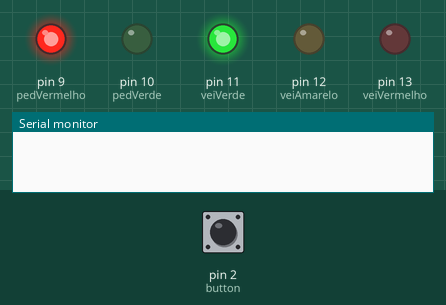
Bench run of a sketch on a simulated Arduino Uno, built with avr-gcc and run on an emulated ATmega328P. Parts: output pins drawn as LEDs (lit = HIGH), the last lines printed to the serial monitor. Inputs (shaded band) come from the test bench; at power-on: pin 2 (button) HIGH.

Above: at 0.1 s.
At 3.6 s:
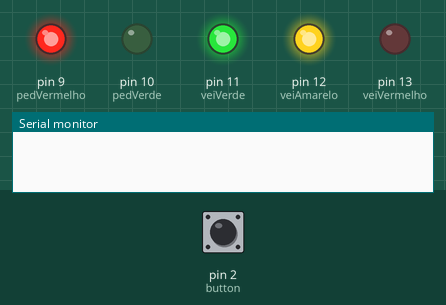
At 8.1 s:
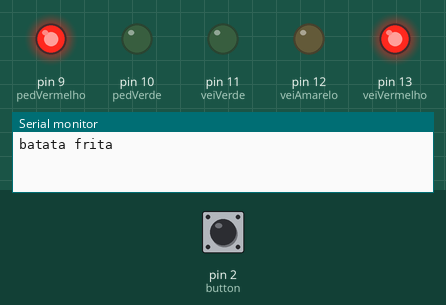
At 14.37 s:
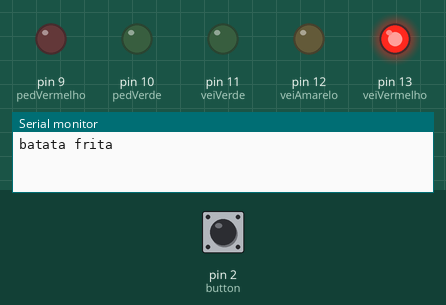
At 20.6 s:
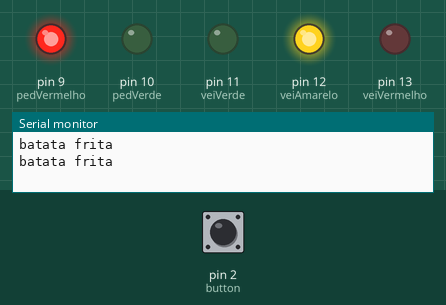
At 38.1 s:
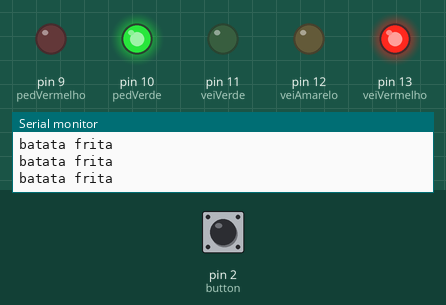
Timing chart, 0 to 39.6 s (numbered marks = the images above):
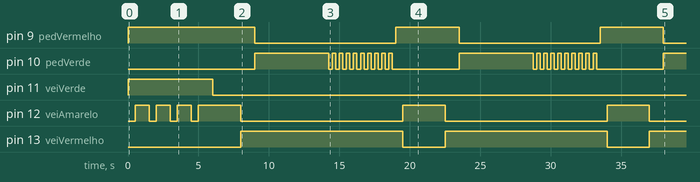

Measured:
- by itself, pin 9 (pedVermelho): alternates HIGH for 4.5 s and LOW for 10.0 s
- by itself, pin 11 (veiVerde): HIGH → LOW at 6.0 s
- by itself, pin 12 (veiAmarelo): repeats every 14.5 s: HIGH 3.0 s, LOW 11.5 s
- by itself, pin 13 (veiVermelho): alternates HIGH for 11.5 s and LOW for 3.0 s
- by itself, pin 10 (pedVerde): goes HIGH 5.3 s, 9 × (LOW 0.25 s, HIGH 0.25 s), LOW 4.8 s, HIGH 5.3 s, 9 × (LOW 0.25 s, HIGH 0.25 s), LOW 4.8 s, then HIGH

The sketch:

sem_forov2.ino
```cpp
/*
    descrição:
        criar um semáforo interativo, onde inclui um botão.
        Tem uma parte para pedestre e outra para veículos.
        autor: Bruna Landim
        Data:24/01/2021
        Alteração: 25/01/2021

*/

//definindo as variáveis

int veiVermelho = 13;
int veiAmarelo = 12;
int veiVerde = 11;

int pedVerde = 10;
int pedVermelho = 9;
int button = 2;
int crossTime = 5000;
unsigned long mudarTempo;

void setup()
{
    pinMode(veiVermelho,OUTPUT);
    pinMode(veiAmarelo,OUTPUT);
    pinMode(veiVerde,OUTPUT);

    pinMode(pedVerde,OUTPUT);
    pinMode(pedVermelho,OUTPUT);
    pinMode(button,INPUT_PULLUP);

    digitalWrite(veiVerde,HIGH);
    digitalWrite(pedVermelho,HIGH);
  	Serial.begin(9600);

}

void mostrarLuzes(){

 int estado = digitalRead(button);
      	Serial.println("batata frita");
      	Serial.println("");

       digitalWrite(veiVerde,LOW);
        digitalWrite(veiAmarelo,HIGH);
        delay(2000);

        digitalWrite(veiAmarelo,LOW);
        digitalWrite(veiVermelho,HIGH);
        delay(1000);

        digitalWrite(pedVermelho,LOW);
        digitalWrite(pedVerde,HIGH);
        delay(crossTime);
        for(int x = 0; x < 10; x++)
        {
            digitalWrite(pedVerde,HIGH);
            delay(250);
            digitalWrite(pedVerde,LOW);
          	delay(250);}


}


void loop()

{


    int estado = digitalRead(button);
    if(estado == HIGH && (millis() - mudarTempo) > 5000)
{

       mostrarLuzes();

}


    digitalWrite(pedVermelho,HIGH);
    delay(500);

    digitalWrite(veiAmarelo,HIGH);
    digitalWrite(veiVermelho,LOW);
    delay(1000);
    digitalWrite(veiVerde,HIGH);
    digitalWrite(veiAmarelo,LOW);

    //mudarTempo = millis();
  	//resultado = (millis() - mudarTempo);
  	//Serial.println(mudarTempo);
  	//Serial.println(resultado);
 }
```
